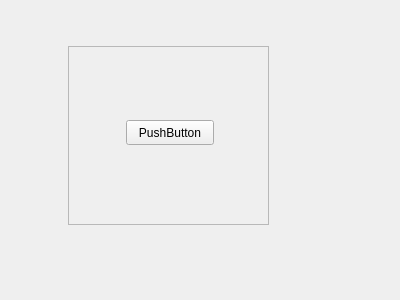
<?xml version="1.0" encoding="UTF-8"?>
<ui version="4.0">
 <class>Form</class>
 <widget class="QWidget" name="Form">
  <property name="geometry">
   <rect>
    <x>0</x>
    <y>0</y>
    <width>400</width>
    <height>300</height>
   </rect>
  </property>
  <property name="windowTitle">
   <string>Form</string>
  </property>
  <widget class="QFrame" name="frame">
   <property name="geometry">
    <rect>
     <x>68</x>
     <y>46</y>
     <width>201</width>
     <height>179</height>
    </rect>
   </property>
   <property name="frameShape">
    <enum>QFrame::StyledPanel</enum>
   </property>
   <property name="frameShadow">
    <enum>QFrame::Raised</enum>
   </property>
   <widget class="QPushButton" name="pushButton">
    <property name="geometry">
     <rect>
      <x>58</x>
      <y>74</y>
      <width>88</width>
      <height>25</height>
     </rect>
    </property>
    <property name="text">
     <string>PushButton</string>
    </property>
   </widget>
  </widget>
 </widget>
 <resources/>
 <connections/>
</ui>
